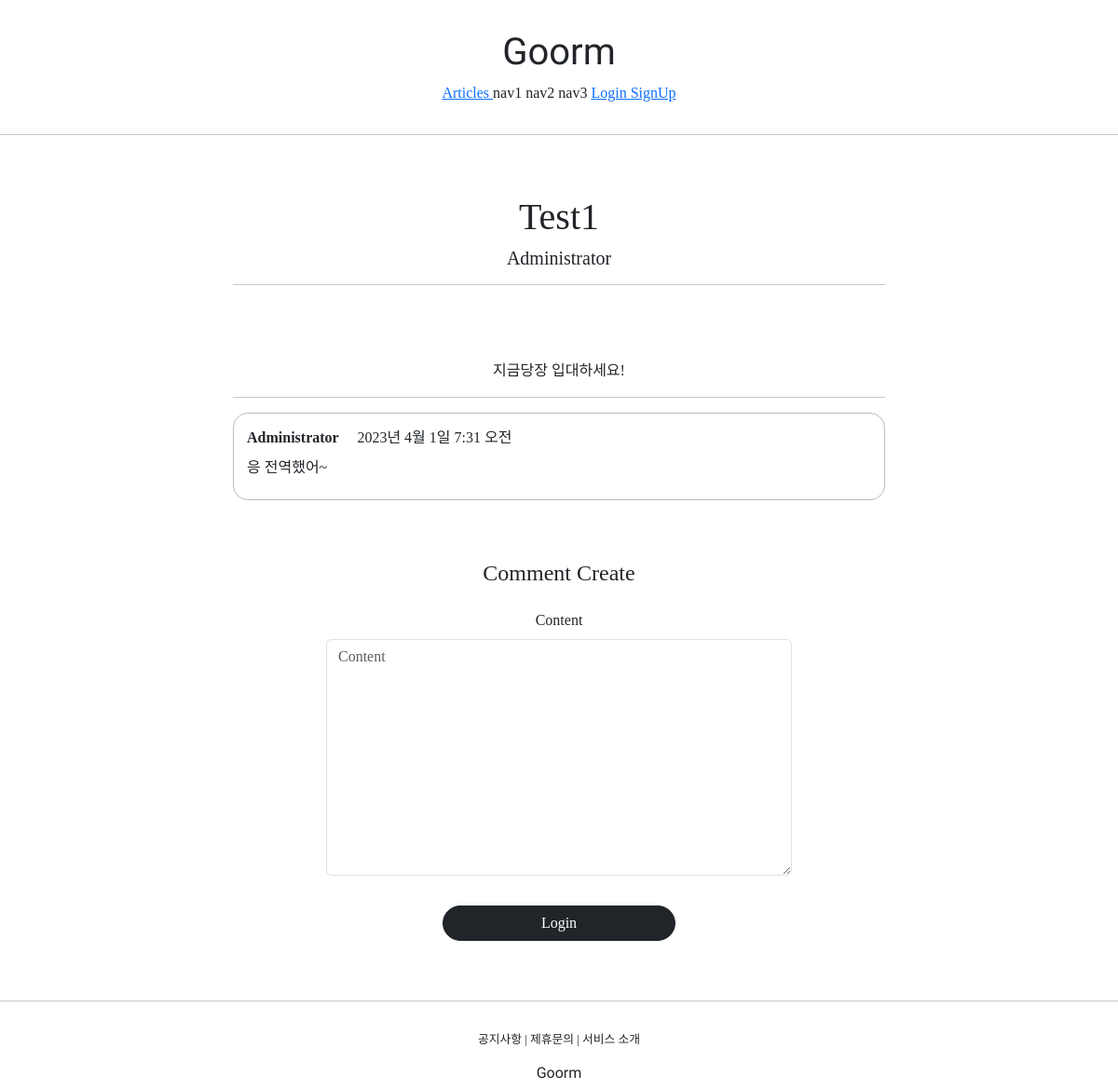
The app's page /articles/detail/3 with its own data.
### articleapp/models.py (models this page shows)
class Article(models.Model):
    writer = models.ForeignKey(User, on_delete=models.SET_NULL, related_name='article', null=True)
    title = models.CharField(max_length=200, null=True)
    image = models.ImageField(upload_to='article/', null=False)
    content = models.TextField(null=True)
    created_at = models.DateField(auto_now_add=True, null=True)

### profileapp/models.py (models this page shows)
class Profile(models.Model):
    user = models.OneToOneField(User, on_delete=models.CASCADE, related_name='profile')
    image = models.ImageField(upload_to='profile/', null=True)
    nickname = models.CharField(max_length=20, unique=True, null=True)
    message = models.CharField(max_length=100, null=True)

### commentapp/models.py (models this page shows)
class Comment(models.Model):
    article = models.ForeignKey(Article, on_delete=models.SET_NULL, null=True, related_name='comment')
    writer = models.ForeignKey(User, on_delete=models.SET_NULL, null=True, related_name='comment')
    content = models.TextField(null=False)
    created_at = models.DateTimeField(auto_now=True)

### articleapp/views.py (the view)
# urls.py: path('detail/<int:pk>', ArticleDetailView.as_view(), name='detail'),
class ArticleDetailView(DetailView, FormMixin):
    model = Article
    form_class = CommentCreationForm
    context_object_name = 'target_article'
    template_name = 'articleapp/detail.html'

### commentapp/forms.py
class CommentCreationForm(ModelForm):
    class Meta:
        model = Comment
        fields = ['content']

### articleapp/templates/articleapp/detail.html (shortened to what this page needs)
{% extends 'base.html' %}
{% block content %}
  <div>
      <div style="text-align: center; max-width: 700px; margin: 4rem auto;">
        <h1>
          {{ target_article.title }}
        </h1>
        <h5>
          {{ target_article.writer.profile.nickname }}
        </h5>
        <hr>
        <p>
          {{ target_article.content }}
        </p>
        <hr>
        {% for comment in target_article.comment.all %}
          {% include 'commentapp/detail.html' with comment=comment %}
        {% endfor %}
        {% include 'commentapp/create.html' with article=target_article %}
      </div>
  </div>
{% endblock %}

### commentapp/templates/commentapp/detail.html (shortened to what this page needs)
<div style="border: 1px solid; text-align: left; padding: 2%; margin: .5rem 0; border-radius: 1rem; border-color: #bbb">
    <div>
        <strong>
            {{ comment.writer.profile.nickname }}
        </strong>
        {{ comment.created_at }}
    </div>
    <div style="margin: .5rem 0">
        {{ comment.content }}
    </div>
</div>

### records on screen
Article: title "Test1", writer.profile.nickname "Administrator", content "지금당장 입대하세요!"
Comment: writer.profile.nickname "Administrator", created_at "2023년 4월 1일 7:31 오전", content "응 전역했어~"
